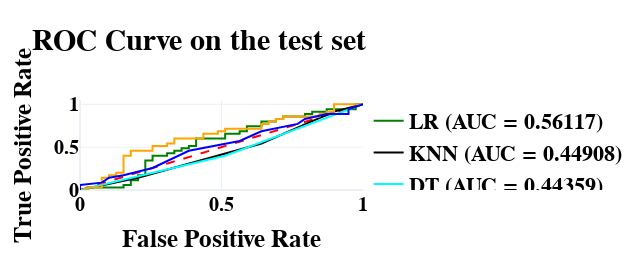

Source (notebook cell):
### Code cell
columns = [{'name': col, 'id': col} for col in df_result.columns]
data = df_result.to_dict(orient='records')
fig_roc_test, _, _ = models_roc_curves(models_tuple, X_test, y_test)
fig_roc_test

### Figure 1 — Plotly figure (JSON) as saved in the notebook; plotly's stock layout.template omitted (floating-point values rounded to 4 significant figures)
{"data": [{"line": {"color": "red", "dash": "dash"}, "mode": "lines", "name": "Random", "showlegend": false, "type": "scatter", "x": [0, 1], "y": [0, 1]}, {"line": {"color": "green", "width": 2}, "mode": "lines", "name": "LR (AUC = 0.56117)", "type": "scatter", "x": [0.0, 0.02564, 0.02564, 0.1538, 0.1538, 0.1795, 0.1795, 0.2051, 0.2051, 0.2308, 0.2308, 0.2564, 0.2564, 0.3077, 0.3077, 0.3333, 0.3333, 0.359, 0.359, 0.3846, 0.3846, 0.4103, 0.4103, 0.5128, 0.5128, 0.5641, 0.5641, 0.5897, 0.5897, 0.641, 0.641, 0.6923, 0.6923, 0.7179, 0.7179, 0.7949, 0.7949, 0.8205, 0.8205, 0.8718, 0.8718, 0.9744, 0.9744, 1.0], "y": [0.0, 0.0, 0.02857, 0.02857, 0.05714, 0.05714, 0.1143, 0.1143, 0.1714, 0.1714, 0.3429, 0.3429, 0.4, 0.4, 0.4286, 0.4286, 0.4571, 0.4571, 0.4857, 0.4857, 0.5143, 0.5143, 0.6, 0.6, 0.6571, 0.6571, 0.6857, 0.6857, 0.7429, 0.7429, 0.8, 0.8, 0.8286, 0.8286, 0.8571, 0.8571, 0.8857, 0.8857, 0.9143, 0.9143, 0.9429, 0.9429, 1.0, 1.0]}, {"line": {"color": "black", "width": 2}, "mode": "lines", "name": "KNN (AUC = 0.44908)", "type": "scatter", "x": [0.0, 0.2051, 0.641, 0.8974, 1.0], "y": [0.0, 0.1429, 0.5429, 0.9143, 1.0]}, {"line": {"color": "cyan", "width": 2}, "mode": "lines", "name": "DT (AUC = 0.44359)", "type": "scatter", "x": [0.0, 0.5128, 1.0], "y": [0.0, 0.4, 1.0]}, {"line": {"color": "orange", "width": 2}, "mode": "lines", "name": "SVM (AUC = 0.62491)", "type": "scatter", "x": [0.0, 0.02564, 0.02564, 0.07692, 0.07692, 0.1026, 0.1026, 0.1282, 0.1282, 0.1538, 0.1538, 0.1795, 0.1795, 0.2564, 0.2564, 0.3077, 0.3077, 0.3333, 0.3333, 0.4359, 0.4359, 0.4872, 0.4872, 0.5128, 0.5128, 0.641, 0.641, 0.6667, 0.6667, 0.6923, 0.6923, 0.7179, 0.7179, 0.8462, 0.8462, 0.8718, 0.8718, 0.8974, 0.8974, 1.0], "y": [0.0, 0.0, 0.02857, 0.02857, 0.1429, 0.1429, 0.1714, 0.1714, 0.2, 0.2, 0.4, 0.4, 0.4571, 0.4571, 0.5143, 0.5143, 0.5429, 0.5429, 0.6, 0.6, 0.6571, 0.6571, 0.6857, 0.6857, 0.7143, 0.7143, 0.7714, 0.7714, 0.8, 0.8, 0.8286, 0.8286, 0.8571, 0.8571, 0.8857, 0.8857, 0.9143, 0.9143, 1.0, 1.0]}, {"line": {"color": "blue", "width": 2}, "mode": "lines", "name": "RF (AUC = 0.52271)", "type": "scatter", "x": [0.0, 0.0, 0.0, 0.07692, 0.1026, 0.1538, 0.2564, 0.3846, 0.5641, 0.641, 0.7692, 0.7949, 0.8718, 0.9487, 0.9487, 1.0], "y": [0.0, 0.02857, 0.05714, 0.08571, 0.1429, 0.1714, 0.2571, 0.4571, 0.5714, 0.6857, 0.7714, 0.8286, 0.8857, 0.8857, 0.9429, 1.0]}], "layout": {"font": {"color": "black", "family": "Arial", "size": 20, "weight": "bold"}, "height": 270, "legend": {"font": {"size": 22}}, "showlegend": true, "title": {"font": {"size": 30}, "text": "ROC Curve on the test set"}, "width": 640, "xaxis": {"range": [0, 1], "title": {"font": {"size": 25}, "text": "False Positive Rate"}}, "yaxis": {"range": [0, 1.05], "title": {"font": {"size": 25}, "text": "True Positive Rate"}}}}
